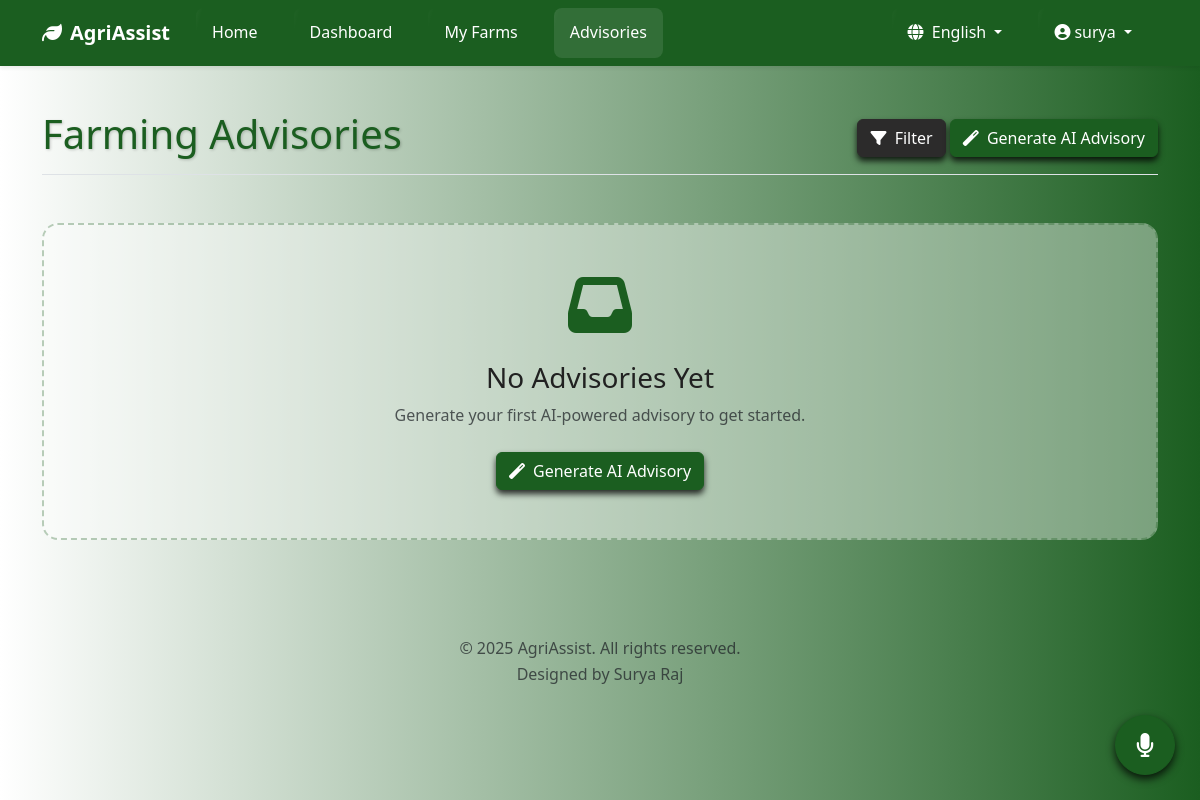
Page /advisories (signed in) on the earlier database version.
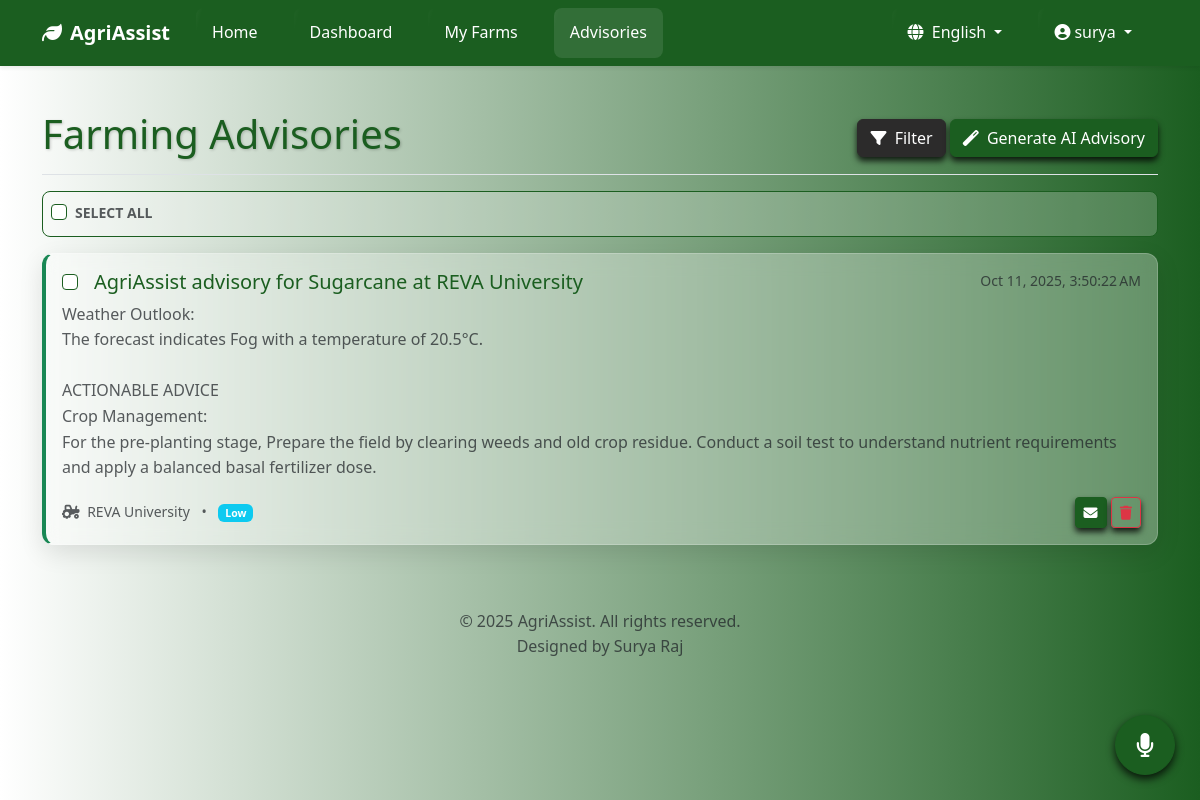
Same page on the later database version.
### app.py (models this page shows)
class Advisory(db.Model):
    id = db.Column(db.Integer, primary_key=True)
    title = db.Column(db.String(200), nullable=False)
    content = db.Column(db.Text, nullable=False)
    priority = db.Column(db.String(50), nullable=False, default='Medium')
    created_at = db.Column(db.DateTime, default=datetime.utcnow)
    farm_id = db.Column(db.Integer, db.ForeignKey('farm.id'), nullable=False)
    is_read = db.Column(db.Boolean, default=False)

class Farm(db.Model):
    id = db.Column(db.Integer, primary_key=True)
    name = db.Column(db.String(100), nullable=False)
    location = db.Column(db.String(200), nullable=False)
    latitude = db.Column(db.Float, nullable=False)
    longitude = db.Column(db.Float, nullable=False)
    area_hectares = db.Column(db.Float, nullable=True)
    area_geojson = db.Column(db.Text, nullable=True)
    created_at = db.Column(db.DateTime, default=datetime.utcnow)
    user_id = db.Column(db.Integer, db.ForeignKey('user.id'), nullable=False)
    advisories = db.relationship('Advisory', backref='farm', lazy=True, cascade='all, delete-orphan')

### app.py (the view)
@app.route('/advisories')
@login_required
def advisories():
    farm_ids = [farm.id for farm in current_user.farms]
    query = Advisory.query.filter(Advisory.farm_id.in_(farm_ids))
    filter_farm_id = request.args.get('farm_id')
    if filter_farm_id and filter_farm_id.isdigit():
        query = query.filter(Advisory.farm_id == int(filter_farm_id))
    filter_status = request.args.get('status')
    if filter_status == 'read':
        query = query.filter_by(is_read=True)
    elif filter_status == 'unread':
        query = query.filter_by(is_read=False)
    filter_priority = request.args.get('priority', '').lower()
    if filter_priority in ['high', 'medium', 'low']:
        query = query.filter(Advisory.priority.ilike(filter_priority))
    all_advisories = query.order_by(Advisory.created_at.desc()).all()
    crop_options_translated = [(c, _(c)) for c in CROP_OPTIONS]
    crop_stages_translated = [(s, _(s)) for s in CROP_STAGE_OPTIONS]
    soil_types_translated = [(s, _(s)) for s in SOIL_TYPE_OPTIONS]
    return render_template(
        'advisories.html', title=_('Advisories'),
        advisories=all_advisories,
        farms=current_user.farms,
        crop_options=crop_options_translated,
        crop_stages=crop_stages_translated,
        soil_types=soil_types_translated
    )

### app.py (called while the page is built)
@login_manager.user_loader
def load_user(user_id): return User.query.get(int(user_id))

def get_locale():
    if current_user.is_authenticated and current_user.language:
        return current_user.language
    if 'language' in session and session['language'] in app.config['LANGUAGES']:
        return session['language']
    return request.accept_languages.best_match(list(app.config['LANGUAGES'].keys()))

def get_timezone():
    return 'Asia/Kolkata'

@app.before_request
def before_request():
    session.permanent = True
    app.permanent_session_lifetime = timedelta(minutes=10) # Increased session lifetime
    session.modified = True
    g.language = get_locale()

@app.context_processor
def inject_globals():
    return {
        'now': datetime.utcnow,
        'get_locale': get_locale,
        'LANGUAGES': app.config['LANGUAGES']
    }

### templates/advisories.html (shortened to what the changed rows need)
{% extends "base.html" %}
{% block content %}
<div class="container py-4">
    <div class="d-flex justify-content-between flex-wrap flex-md-nowrap align-items-center pt-3 pb-2 mb-3 border-bottom">
        <h1 class="main-title">{{ _('Farming Advisories') }}</h1>
    </div>
    <div id="advisory-list">
        {% if advisories %}
            <div class="p-2 mb-3" id="advisory-list-header">
                <div class="form-check">
                    <input class="form-check-input" type="checkbox" value="" id="selectAllCheckbox" title="{{ _('Select All') }}">
                    <label class="form-check-label small text-muted fw-bold" for="selectAllCheckbox">
                        {{ _('SELECT ALL') }}
                    </label>
                </div>
            </div>
            {% for advisory in advisories %}
                <div class="card advisory-card mb-3 {% if not advisory.is_read %}unread{% endif %}">
                    <div class="card-body">
                        <div class="d-flex w-100 justify-content-between">
                            <div class="d-flex align-items-center">
                                <input class="form-check-input advisory-checkbox mt-0 me-3" type="checkbox" value="{{ advisory.id }}">
                                <h5 class="card-title mb-0">{{ advisory.title }}</h5>
                            </div>
                            <small class="advisory-timestamp text-muted text-nowrap">
                                {{ advisory.created_at|format_datetime('medium') }}
                            </small>
                        </div>
                        <p class="mb-1 mt-2 text-muted" style="white-space: pre-wrap;">{{ advisory.content }}</p>
                        <div class="d-flex justify-content-between align-items-center mt-3">
                            <small class="text-muted">
                                <i class="fas fa-tractor me-1"></i> {{ advisory.farm.name }}
                                <span class="mx-2">•</span>
                                {% set priority_color = 'info' %}
                                {% if advisory.priority == 'High' %}{% set priority_color = 'danger' %}
                                {% elif advisory.priority == 'Medium' %}{% set priority_color = 'warning' %}
                                {% endif %}
                                <span class="badge bg-{{ priority_color }}">{{ _(advisory.priority) }}</span>
                            </small>
                            <div>
                                <button class="btn btn-sm btn-outline-secondary mark-read" style="background-color: #1B5E20; color: #ffffff; border: 1px solid #1B5E20;box-shadow: 0 4px 6px rgba(0,0,0,0.8);" data-id="{{ advisory.id }}" title="{{ _('Mark as read') if not advisory.is_read else _('Mark as unread') }}">
                                    <i class="fas fa-{{ 'envelope-open' if advisory.is_read else 'envelope' }}"></i>
                                </button>
                                <button class="btn btn-sm btn-outline-danger delete-advisory" style="box-shadow: 0 4px 6px rgba(0,0,0,0.8);" data-id="{{ advisory.id }}">
                                    <i class="fas fa-trash"></i>
                                </button>
                            </div>
                        </div>
                    </div>
                </div>
            {% endfor %}
        {% else %}
            <div class="text-center py-5 my-5 no-advisories-placeholder" id="no-advisories-placeholder">
                <i class="fas fa-inbox fa-4x mb-4" style="color: #1B5E20;"></i>
                <h3>{{ _('No Advisories Yet') }}</h3>
                <p class="text-muted mb-4">{{ _('Generate your first AI-powered advisory to get started.') }}</p>
                <button type="button" class="btn btn-theme-primary" data-bs-toggle="modal" data-bs-target="#generateAdvisoryModal" id="generateAdvisoryBtn">
                    <i class="fas fa-magic me-1"></i> {{ _('Generate AI Advisory') }}
                </button>
            </div>
        {% endif %}
    </div>
</div>
{% endblock %}

Differences in the rows shown:
added Advisory: title "AgriAssist advisory for Sugarcane at REVA University", created_at "Oct 11, 2025, 3:50:22 AM", content "Weather Outlook: The forecast indicates Fog with a temperature of 20.5°C. ACTIONABLE ADVICE Crop Management: For the pre-planting stage, Prepare the field by clearing weeds and old crop residue. Conduct a soil test to understand nutrient requirements and apply a balanced basal fertilizer dose.", farm.name "REVA University", is_read False (drawn)
Other differences:
form field _: (not shown) → "☐"
text no longer shown: "No Advisories Yet Generate your first AI-powered advisory to get started. Generate AI Advisory"
text now shown: "SELECT ALL"
